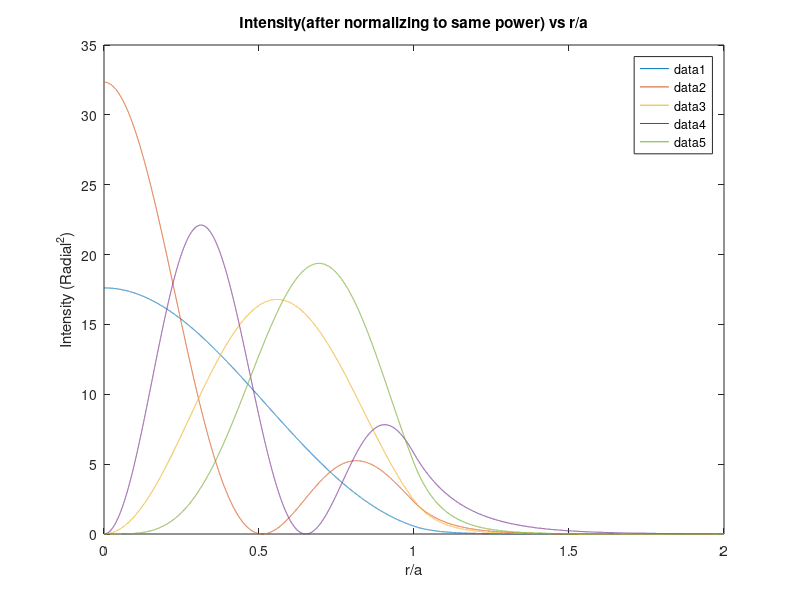

Write the MATLAB code that produced this figure.
% n1 = 1.4593; %Inside fiber
% n2 = 1.45;%Outside fiber
% 
% lambda = 1.646e-6; 
% SAME EFFECT AS OF RADIAL.M SINCE JUST CHANGING THE COEFFICIENT MULTIPLIED
% TO IT IN BOTH CASES WILL BECOME EQUAL SINCE INTEGRAL IS EQUATED TO ONE
clc;
clear;
R=10.352079e-6;
% 
% V=(2*pi*R/lambda)*sqrt(n1^2-n2^2);
V=6.5;
%01 02 11 12 21 31 41
b=[.89769 .475182 .742163 .17921 .54109 .300334 0.027816];
U=V.*sqrt(1-b);
W=V.*sqrt(b);

% A=1;

la=[0:0.0001*R:R];
La=[R:0.0001*R:2*R];
Radial=[];
gangA=[0.056774,0.030918,0.059558,0.045222,0.0516216,0.041622,0.0473135];
A=gangA;
for i = 1:5
if( i==1 || i==2)
Rla = abs((1/besselj(0,U(i)))*(besselj(0,U(i)*la/R)));
RLa = abs((1/besselk(0,W(i)))*(besselk(0,W(i)*La/R)));
elseif ( i==3 || i==4)
Rla = abs((1/besselj(1,U(i)))*(besselj(1,U(i)*la/R)));
RLa = abs((1/besselk(1,W(i)))*(besselk(1,W(i)*La/R)));
else
Rla = abs((1/besselj(2,U(i)))*(besselj(2,U(i)*la/R)));
RLa = abs((1/besselk(2,W(i)))*(besselk(2,W(i)*La/R)));   
   
end
Radial=(1/1)*[Rla RLa];

% gangA(i)= trapz(Radial.^2/max(Radial.^2))*R;
xx=[la La];

plot(xx/R,Radial.^2/(A(i)*max(Radial.^2)));
legend
title('Intensity(after normalizing to same power) vs r/a')
xlabel('r/a')
ylabel('Intensity (Radial^2)')
hold on

Radial=[];
end
